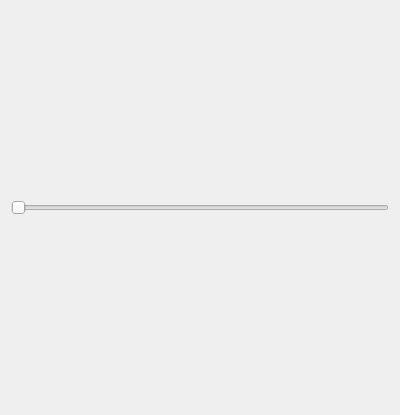
<?xml version="1.0" encoding="UTF-8"?>
<ui version="4.0">
 <class>Widget</class>
 <widget class="QWidget" name="Widget">
  <property name="geometry">
   <rect>
    <x>0</x>
    <y>0</y>
    <width>400</width>
    <height>415</height>
   </rect>
  </property>
  <property name="windowTitle">
   <string>Widget</string>
  </property>
  <layout class="QVBoxLayout" name="verticalLayout">
   <item>
    <layout class="QVBoxLayout" name="layout">
     <item>
      <widget class="QSlider" name="hSlider">
       <property name="orientation">
        <enum>Qt::Horizontal</enum>
       </property>
      </widget>
     </item>
    </layout>
   </item>
  </layout>
 </widget>
 <layoutdefault spacing="6" margin="11"/>
 <resources/>
 <connections/>
</ui>
